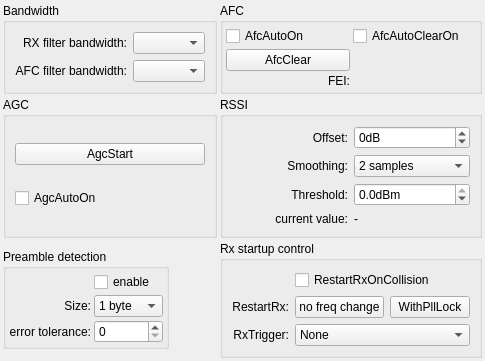
          <widget class="QWidget" name="tabRX">
           <property name="sizePolicy">
            <sizepolicy hsizetype="Minimum" vsizetype="Minimum">
             <horstretch>0</horstretch>
             <verstretch>0</verstretch>
            </sizepolicy>
           </property>
           <attribute name="title">
            <string>Receiver</string>
           </attribute>
           <layout class="QGridLayout" name="gridLayout_8">
            <property name="margin">
             <number>3</number>
            </property>
            <property name="spacing">
             <number>3</number>
            </property>
            <item row="0" column="0">
             <widget class="QGroupBox" name="groupBoxRXBW">
              <property name="sizePolicy">
               <sizepolicy hsizetype="Fixed" vsizetype="Fixed">
                <horstretch>0</horstretch>
                <verstretch>0</verstretch>
               </sizepolicy>
              </property>
              <property name="title">
               <string>Bandwidth</string>
              </property>
              <layout class="QGridLayout" name="gridLayout_9">
               <item row="0" column="1">
                <widget class="QComboBox" name="comboBoxRXBW"/>
               </item>
               <item row="1" column="1">
                <widget class="QComboBox" name="comboBoxAfcBW"/>
               </item>
               <item row="0" column="0">
                <widget class="QLabel" name="label_12">
                 <property name="text">
                  <string>RX filter bandwidth:</string>
                 </property>
                 <property name="alignment">
                  <set>Qt::AlignRight|Qt::AlignTrailing|Qt::AlignVCenter</set>
                 </property>
                </widget>
               </item>
               <item row="1" column="0">
                <widget class="QLabel" name="label_13">
                 <property name="text">
                  <string>AFC filter bandwidth:</string>
                 </property>
                 <property name="alignment">
                  <set>Qt::AlignRight|Qt::AlignTrailing|Qt::AlignVCenter</set>
                 </property>
                </widget>
               </item>
              </layout>
             </widget>
            </item>
            <item row="0" column="1">
             <widget class="QGroupBox" name="groupBoxAFC">
              <property name="title">
               <string>AFC</string>
              </property>
              <layout class="QGridLayout" name="gridLayout_11">
               <property name="margin">
                <number>3</number>
               </property>
               <property name="spacing">
                <number>3</number>
               </property>
               <item row="0" column="0">
                <widget class="QCheckBox" name="checkBoxAfcAutoOn">
                 <property name="text">
                  <string>AfcAutoOn</string>
                 </property>
                </widget>
               </item>
               <item row="0" column="1">
                <widget class="QCheckBox" name="checkBoxAfcAutoClearOn">
                 <property name="text">
                  <string>AfcAutoClearOn</string>
                 </property>
                </widget>
               </item>
               <item row="1" column="1">
                <widget class="QLabel" name="labelAfcValue">
                 <property name="text">
                  <string/>
                 </property>
                </widget>
               </item>
               <item row="1" column="0">
                <widget class="QPushButton" name="pushButtonAfcClear">
                 <property name="text">
                  <string>AfcClear</string>
                 </property>
                </widget>
               </item>
               <item row="2" column="1">
                <widget class="QLabel" name="labelFEIValue">
                 <property name="text">
                  <string/>
                 </property>
                </widget>
               </item>
               <item row="2" column="0">
                <widget class="QLabel" name="label_20">
                 <property name="text">
                  <string>FEI:</string>
                 </property>
                 <property name="alignment">
                  <set>Qt::AlignRight|Qt::AlignTrailing|Qt::AlignVCenter</set>
                 </property>
                </widget>
               </item>
              </layout>
             </widget>
            </item>
            <item row="3" column="0">
             <widget class="QGroupBox" name="groupBoxPreamble">
              <property name="sizePolicy">
               <sizepolicy hsizetype="Fixed" vsizetype="Fixed">
                <horstretch>0</horstretch>
                <verstretch>0</verstretch>
               </sizepolicy>
              </property>
              <property name="title">
               <string>Preamble detection</string>
              </property>
              <layout class="QGridLayout" name="gridLayout_12">
               <property name="margin">
                <number>3</number>
               </property>
               <property name="spacing">
                <number>3</number>
               </property>
               <item row="1" column="0">
                <widget class="QLabel" name="label_18">
                 <property name="text">
                  <string>Size:</string>
                 </property>
                 <property name="alignment">
                  <set>Qt::AlignRight|Qt::AlignTrailing|Qt::AlignVCenter</set>
                 </property>
                </widget>
               </item>
               <item row="1" column="1">
                <widget class="QComboBox" name="comboBoxPreambleDetSize">
                 <item>
                  <property name="text">
                   <string>1 byte</string>
                  </property>
                 </item>
                 <item>
                  <property name="text">
                   <string>2 bytes</string>
                  </property>
                 </item>
                 <item>
                  <property name="text">
                   <string>3 bytes</string>
                  </property>
                 </item>
                </widget>
               </item>
               <item row="0" column="1">
                <widget class="QCheckBox" name="checkBoxPreambleDetEnable">
                 <property name="text">
                  <string>enable</string>
                 </property>
                </widget>
               </item>
               <item row="2" column="0">
                <widget class="QLabel" name="label_19">
                 <property name="text">
                  <string>error tolerance:</string>
                 </property>
                 <property name="alignment">
                  <set>Qt::AlignRight|Qt::AlignTrailing|Qt::AlignVCenter</set>
                 </property>
                </widget>
               </item>
               <item row="2" column="1">
                <widget class="QSpinBox" name="spinBoxPreambleErrTol">
                 <property name="suffix">
                  <string/>
                 </property>
                 <property name="maximum">
                  <number>31</number>
                 </property>
                </widget>
               </item>
              </layout>
             </widget>
            </item>
            <item row="3" column="1">
             <widget class="QGroupBox" name="groupBoxRxRestart">
              <property name="title">
               <string>Rx startup control</string>
              </property>
              <layout class="QGridLayout" name="gridLayout_13">
               <item row="2" column="0">
                <widget class="QLabel" name="label_21">
                 <property name="text">
                  <string>RxTrigger:</string>
                 </property>
                 <property name="alignment">
                  <set>Qt::AlignRight|Qt::AlignTrailing|Qt::AlignVCenter</set>
                 </property>
                </widget>
               </item>
               <item row="1" column="0">
                <widget class="QLabel" name="label_50">
                 <property name="text">
                  <string>RestartRx:</string>
                 </property>
                 <property name="alignment">
                  <set>Qt::AlignRight|Qt::AlignTrailing|Qt::AlignVCenter</set>
                 </property>
                </widget>
               </item>
               <item row="1" column="1">
                <widget class="QPushButton" name="pushButtonRestartRxWithoutPllLock">
                 <property name="text">
                  <string>no freq change</string>
                 </property>
                </widget>
               </item>
               <item row="1" column="2">
                <widget class="QPushButton" name="pushButtonRestartRxWithPllLock">
                 <property name="text">
                  <string>WithPllLock</string>
                 </property>
                </widget>
               </item>
               <item row="0" column="1" colspan="2">
                <widget class="QCheckBox" name="checkBoxRestartRxOnCollision">
                 <property name="text">
                  <string>RestartRxOnCollision</string>
                 </property>
                </widget>
               </item>
               <item row="2" column="1" colspan="2">
                <widget class="QComboBox" name="comboBoxRxTrigger">
                 <item>
                  <property name="text">
                   <string>None</string>
                  </property>
                 </item>
                 <item>
                  <property name="text">
                   <string>Rssi</string>
                  </property>
                 </item>
                 <item>
                  <property name="text">
                   <string>PreambleDet</string>
                  </property>
                 </item>
                 <item>
                  <property name="text">
                   <string>both</string>
                  </property>
                 </item>
                </widget>
               </item>
              </layout>
             </widget>
            </item>
            <item row="2" column="1">
             <widget class="QGroupBox" name="groupBox_7">
              <property name="sizePolicy">
               <sizepolicy hsizetype="Minimum" vsizetype="Minimum">
                <horstretch>0</horstretch>
                <verstretch>0</verstretch>
               </sizepolicy>
              </property>
              <property name="title">
               <string>RSSI</string>
              </property>
              <layout class="QGridLayout" name="gridLayout_18">
               <item row="1" column="0">
                <widget class="QLabel" name="label_54">
                 <property name="text">
                  <string>Smoothing:</string>
                 </property>
                 <property name="alignment">
                  <set>Qt::AlignRight|Qt::AlignTrailing|Qt::AlignVCenter</set>
                 </property>
                </widget>
               </item>
               <item row="2" column="1">
                <widget class="QDoubleSpinBox" name="doubleSpinBoxRssiThreshold">
                 <property name="suffix">
                  <string>dBm</string>
                 </property>
                 <property name="decimals">
                  <number>1</number>
                 </property>
                 <property name="minimum">
                  <double>-127.500000000000000</double>
                 </property>
                 <property name="maximum">
                  <double>0.000000000000000</double>
                 </property>
                 <property name="singleStep">
                  <double>0.500000000000000</double>
                 </property>
                </widget>
               </item>
               <item row="3" column="0">
                <widget class="QLabel" name="label_48">
                 <property name="text">
                  <string>current value:</string>
                 </property>
                 <property name="alignment">
                  <set>Qt::AlignRight|Qt::AlignTrailing|Qt::AlignVCenter</set>
                 </property>
                </widget>
               </item>
               <item row="3" column="1">
                <widget class="QLabel" name="labelRssiValue">
                 <property name="text">
                  <string>-</string>
                 </property>
                </widget>
               </item>
               <item row="1" column="1">
                <widget class="QComboBox" name="comboBoxRssiSmoothing">
                 <item>
                  <property name="text">
                   <string>2 samples</string>
                  </property>
                 </item>
                 <item>
                  <property name="text">
                   <string>4 samples</string>
                  </property>
                 </item>
                 <item>
                  <property name="text">
                   <string>8 samples</string>
                  </property>
                 </item>
                 <item>
                  <property name="text">
                   <string>16 samples</string>
                  </property>
                 </item>
                 <item>
                  <property name="text">
                   <string>32 samples</string>
                  </property>
                 </item>
                 <item>
                  <property name="text">
                   <string>64 samples</string>
                  </property>
                 </item>
                 <item>
                  <property name="text">
                   <string>128 samples</string>
                  </property>
                 </item>
                 <item>
                  <property name="text">
                   <string>256 samples</string>
                  </property>
                 </item>
                </widget>
               </item>
               <item row="2" column="0">
                <widget class="QLabel" name="label_53">
                 <property name="text">
                  <string>Threshold:</string>
                 </property>
                 <property name="alignment">
                  <set>Qt::AlignRight|Qt::AlignTrailing|Qt::AlignVCenter</set>
                 </property>
                </widget>
               </item>
               <item row="0" column="0">
                <widget class="QLabel" name="label_55">
                 <property name="text">
                  <string>Offset:</string>
                 </property>
                 <property name="alignment">
                  <set>Qt::AlignRight|Qt::AlignTrailing|Qt::AlignVCenter</set>
                 </property>
                </widget>
               </item>
               <item row="0" column="1">
                <widget class="QSpinBox" name="spinBoxRssiOffset">
                 <property name="suffix">
                  <string>dB</string>
                 </property>
                 <property name="minimum">
                  <number>-16</number>
                 </property>
                 <property name="maximum">
                  <number>15</number>
                 </property>
                </widget>
               </item>
              </layout>
             </widget>
            </item>
            <item row="2" column="0">
             <widget class="QGroupBox" name="groupBox_8">
              <property name="title">
               <string>AGC</string>
              </property>
              <layout class="QGridLayout" name="gridLayout_19">
               <item row="0" column="0">
                <widget class="QPushButton" name="pushButtonAgcStart">
                 <property name="text">
                  <string>AgcStart</string>
                 </property>
                </widget>
               </item>
               <item row="1" column="0">
                <widget class="QCheckBox" name="checkBoxAgcAutoOn">
                 <property name="text">
                  <string>AgcAutoOn</string>
                 </property>
                </widget>
               </item>
              </layout>
             </widget>
            </item>
           </layout>
          </widget>
